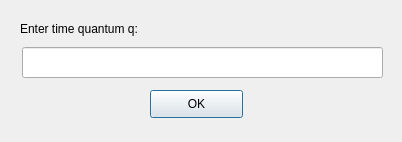
<?xml version="1.0" encoding="UTF-8"?>
<ui version="4.0">
 <class>HelloForm</class>
 <widget class="QDialog" name="HelloForm">
  <property name="geometry">
   <rect>
    <x>0</x>
    <y>0</y>
    <width>402</width>
    <height>142</height>
   </rect>
  </property>
  <property name="windowTitle">
   <string>Hello Qt World</string>
  </property>
  <widget class="QLineEdit" name="quantumEdit">
   <property name="geometry">
    <rect>
     <x>22</x>
     <y>47</y>
     <width>361</width>
     <height>31</height>
    </rect>
   </property>
  </widget>
  <widget class="QLabel" name="label">
   <property name="geometry">
    <rect>
     <x>20</x>
     <y>20</y>
     <width>361</width>
     <height>18</height>
    </rect>
   </property>
   <property name="text">
    <string>Enter time quantum q:</string>
   </property>
  </widget>
  <widget class="QPushButton" name="quantumOK">
   <property name="geometry">
    <rect>
     <x>150</x>
     <y>90</y>
     <width>93</width>
     <height>28</height>
    </rect>
   </property>
   <property name="text">
    <string>OK</string>
   </property>
  </widget>
 </widget>
 <resources/>
 <connections/>
</ui>
